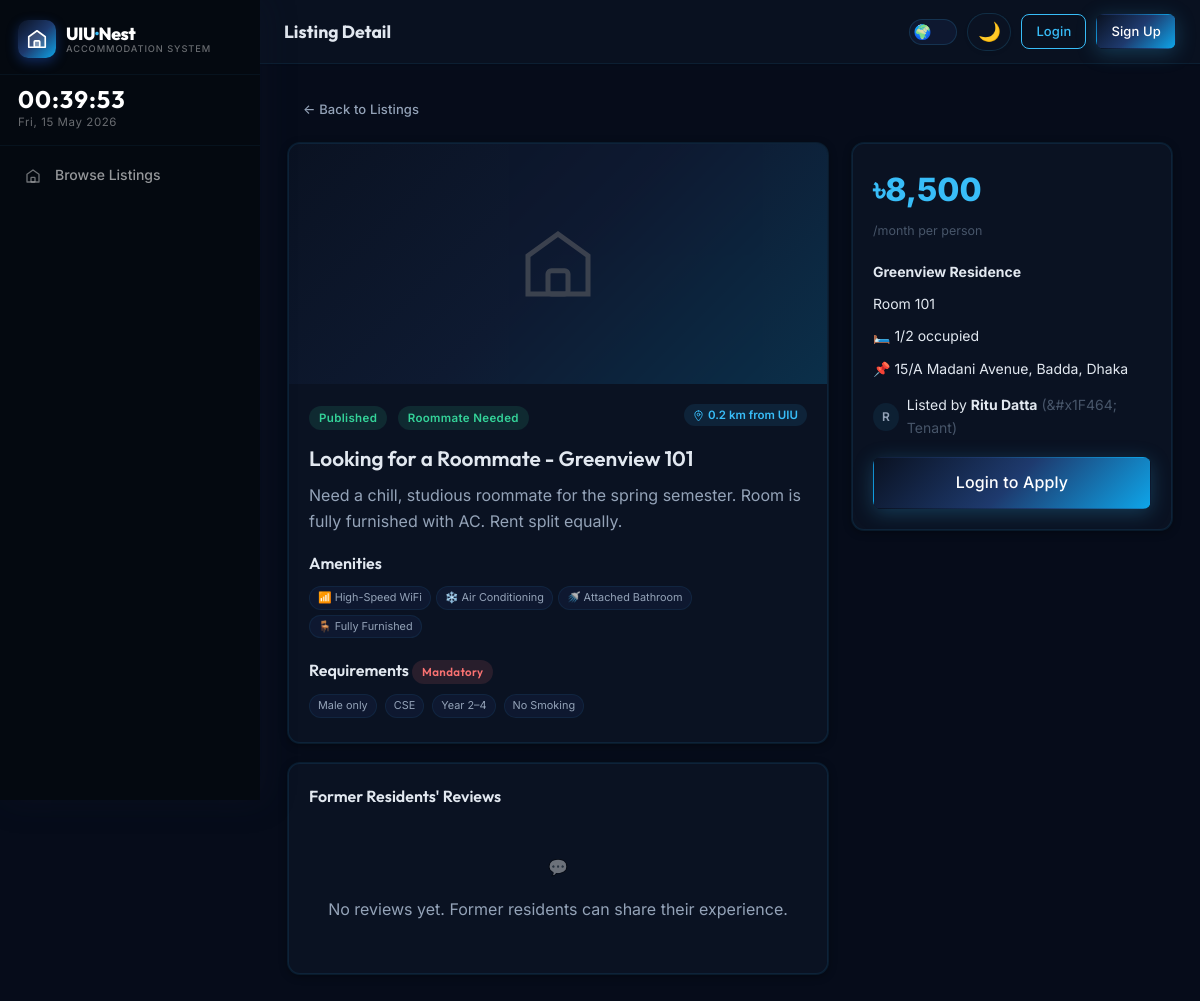
The app's page /pages/listing-detail.php?id=1, older data.
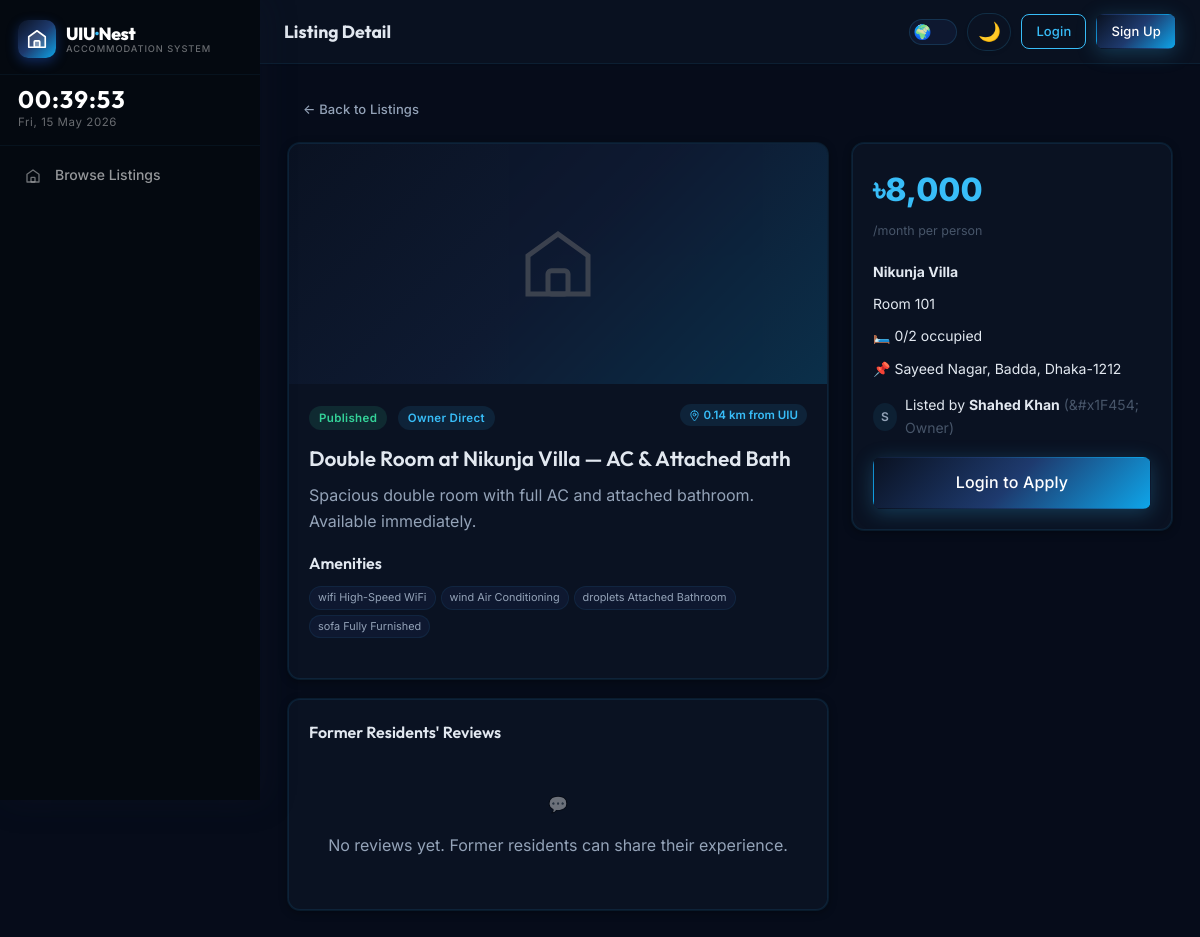
The same page, newer data.
### tables this page shows
CREATE TABLE `listings` (
  `id`           INT UNSIGNED NOT NULL AUTO_INCREMENT,
  `room_id`      INT UNSIGNED NOT NULL,
  `created_by`   INT UNSIGNED NOT NULL,
  `listing_type` ENUM('owner_direct','roommate_needed') NOT NULL,
  `title`        VARCHAR(255) NOT NULL,
  `description`  TEXT         DEFAULT NULL,
  `status`       ENUM('draft','pending_owner_approval','published','closed','rejected') NOT NULL DEFAULT 'draft',
  `published_at` DATETIME     DEFAULT NULL,
  `created_at`   DATETIME     NOT NULL DEFAULT CURRENT_TIMESTAMP,
  `updated_at`   DATETIME     NOT NULL DEFAULT CURRENT_TIMESTAMP ON UPDATE CURRENT_TIMESTAMP,
  `deleted_at`   DATETIME     DEFAULT NULL,
  PRIMARY KEY (`id`),
  INDEX `idx_listing_room` (`room_id`),
  INDEX `idx_listing_creator` (`created_by`),
  INDEX `idx_listing_status` (`status`),
  INDEX `idx_listing_deleted` (`deleted_at`),
  CONSTRAINT `fk_listing_room` FOREIGN KEY (`room_id`) REFERENCES `rooms` (`id`) ON DELETE CASCADE,
  CONSTRAINT `fk_listing_creator` FOREIGN KEY (`created_by`) REFERENCES `users` (`id`) ON DELETE CASCADE
);

CREATE TABLE `properties` (
  `id`              INT UNSIGNED  NOT NULL AUTO_INCREMENT,
  `owner_id`        INT UNSIGNED  NOT NULL,
  `house_manager_id` INT UNSIGNED DEFAULT NULL,
  `name`            VARCHAR(200)  NOT NULL,
  `address`         TEXT          NOT NULL,
  `location_lat`    DECIMAL(10,7) NOT NULL DEFAULT 23.7990,
  `location_lng`    DECIMAL(10,7) NOT NULL DEFAULT 90.4510,
  `description`     TEXT          DEFAULT NULL,
  `image_path`      VARCHAR(500)  DEFAULT NULL,
  `is_active`       TINYINT(1)    NOT NULL DEFAULT 1,
  `created_at`      DATETIME      NOT NULL DEFAULT CURRENT_TIMESTAMP,
  `updated_at`      DATETIME      NOT NULL DEFAULT CURRENT_TIMESTAMP ON UPDATE CURRENT_TIMESTAMP,
  PRIMARY KEY (`id`),
  INDEX `idx_prop_owner` (`owner_id`),
  INDEX `idx_prop_location` (`location_lat`, `location_lng`),
  CONSTRAINT `fk_prop_owner` FOREIGN KEY (`owner_id`) REFERENCES `users` (`id`) ON DELETE CASCADE
);

CREATE TABLE `rooms` (
  `id`                INT UNSIGNED     NOT NULL AUTO_INCREMENT,
  `property_id`       INT UNSIGNED     NOT NULL,
  `room_number`       VARCHAR(20)      NOT NULL,
  `capacity`          TINYINT UNSIGNED NOT NULL DEFAULT 1,
  `current_occupancy` TINYINT UNSIGNED NOT NULL DEFAULT 0,
  `rent_amount`       DECIMAL(10,2)    NOT NULL,
  `amenities_json`    JSON             DEFAULT NULL,
  `description`       TEXT             DEFAULT NULL,
  `image_path`        VARCHAR(500)     DEFAULT NULL,
  `is_active`         TINYINT(1)       NOT NULL DEFAULT 1,
  `created_at`        DATETIME         NOT NULL DEFAULT CURRENT_TIMESTAMP,
  `updated_at`        DATETIME         NOT NULL DEFAULT CURRENT_TIMESTAMP ON UPDATE CURRENT_TIMESTAMP,
  PRIMARY KEY (`id`),
  INDEX `idx_room_property` (`property_id`),
  INDEX `idx_room_rent` (`rent_amount`),
  CONSTRAINT `fk_room_property` FOREIGN KEY (`property_id`) REFERENCES `properties` (`id`) ON DELETE CASCADE
);

CREATE TABLE `listing_requirements` (
  `id`               INT UNSIGNED     NOT NULL AUTO_INCREMENT,
  `listing_id`       INT UNSIGNED     NOT NULL,
  `preferred_gender` ENUM('male','female','any') DEFAULT 'any',
  `preferred_dept`   VARCHAR(100)     DEFAULT NULL,
  `min_year`         TINYINT UNSIGNED DEFAULT NULL,
  `max_year`         TINYINT UNSIGNED DEFAULT NULL,
  `smoking_allowed`  TINYINT(1)       DEFAULT 1,
  `pets_allowed`     TINYINT(1)       DEFAULT 1,
  `is_mandatory`     TINYINT(1)       NOT NULL DEFAULT 0,
  `custom_json`      JSON             DEFAULT NULL,
  PRIMARY KEY (`id`),
  UNIQUE KEY `uk_req_listing` (`listing_id`),
  CONSTRAINT `fk_req_listing` FOREIGN KEY (`listing_id`) REFERENCES `listings` (`id`) ON DELETE CASCADE
);

CREATE TABLE `users` (
  `id`                INT UNSIGNED    NOT NULL AUTO_INCREMENT,
  `full_name`         VARCHAR(120)    NOT NULL,
  `email`             VARCHAR(255)    NOT NULL,
  `password_hash`     VARCHAR(255)    NOT NULL,
  `phone`             VARCHAR(20)     DEFAULT NULL,
  `role`              ENUM('guest','student','tenant','owner','admin') NOT NULL DEFAULT 'student',
  `email_verified_at` DATETIME        DEFAULT NULL,
  `avatar_path`       VARCHAR(500)    DEFAULT NULL,
  `student_id`        VARCHAR(30)     DEFAULT NULL,
  `department`        VARCHAR(100)    DEFAULT NULL,
  `year_of_study`     TINYINT UNSIGNED DEFAULT NULL,
  `gender`            ENUM('male','female','other') DEFAULT NULL,
  `bio`               TEXT            DEFAULT NULL,
  `is_active`         TINYINT(1)      NOT NULL DEFAULT 1,
  `created_at`        DATETIME        NOT NULL DEFAULT CURRENT_TIMESTAMP,
  `updated_at`        DATETIME        NOT NULL DEFAULT CURRENT_TIMESTAMP ON UPDATE CURRENT_TIMESTAMP,
  PRIMARY KEY (`id`),
  UNIQUE KEY `uk_users_email` (`email`),
  INDEX `idx_users_role` (`role`)
);

### includes/auth.php (called while the page is built, shortened)
<?php
require_once __DIR__ . '/../includes/functions.php';
function isLoggedIn(): bool {
    return isset($_SESSION['user_id']);
}

### pages/listing-detail.php (the view, shortened to what the changed rows need)
<?php
require_once __DIR__ . '/../includes/header.php';
$db        = getDB();
$listingId = (int)($_GET['id'] ?? 0);
$stmt = $db->prepare(
    'SELECT l.*, r.rent_amount, r.capacity, r.current_occupancy, r.amenities_json, r.room_number, r.description AS room_desc,
            p.name AS property_name, p.id AS property_id, p.address, p.location_lat, p.location_lng, p.description AS prop_desc,
            u.full_name AS creator_name, u.role AS creator_role, u.avatar_path AS creator_avatar
     FROM listings l
     JOIN rooms r ON r.id = l.room_id
     JOIN properties p ON p.id = r.property_id
     JOIN users u ON u.id = l.created_by
     WHERE l.id = ?'
);
$stmt->execute([$listingId]);
$listing = $stmt->fetch();
$reqStmt = $db->prepare('SELECT * FROM listing_requirements WHERE listing_id = ?');
$reqStmt->execute([$listingId]);
$req = $reqStmt->fetch();
$alreadyApplied = false; $userApp = null;
$amenities = json_decode($listing['amenities_json'] ?: '[]', true);
$dist      = distanceFromUIU((float)$listing['location_lat'], (float)$listing['location_lng']);
$canApply  = isLoggedIn() && !$alreadyApplied && $listing['status'] === 'published'
             && ($_SESSION['user_id'] ?? 0) != $listing['created_by'];
?>
<div class="detail-grid">
    <div>
        <div class="card" style="overflow:hidden;margin-bottom:20px;">
            <div class="card-body">
                <div style="display:flex;justify-content:space-between;align-items:start;flex-wrap:wrap;gap:8px;margin-bottom:12px;">
                    <div>
                        <?= getListingStatusBadge($listing['status']) ?>
                        <span class="badge <?= $listing['listing_type'] === 'roommate_needed' ? 'badge-enrolled' : 'badge-draft' ?>" style="margin-left:6px;">
                            <?= $listing['listing_type'] === 'roommate_needed' ? 'Roommate Needed' : 'Owner Direct' ?>
                        </span>
                    </div>
                    <span class="distance-pill"><svg viewBox="0 0 24 24" fill="none" stroke="currentColor" stroke-width="2" stroke-linecap="round" stroke-linejoin="round" style="width:11px;height:11px;display:inline;vertical-align:middle;"><circle cx="12" cy="10" r="3"/><path d="M12 2a8 8 0 00-8 8c0 5.25 8 14 8 14s8-8.75 8-14a8 8 0 00-8-8z"/></svg> <?= $dist ?> km from UIU</span>
                </div>
                <h2 style="margin-bottom:8px;"><?= sanitizeInput($listing['title']) ?></h2>
                <p style="margin-bottom:16px;"><?= nl2br(sanitizeInput($listing['description'] ?? '')) ?></p>
                <h3 style="margin-bottom:10px;">Amenities</h3>
                <div class="listing-card-amenities" style="margin-bottom:20px;">
                    <?php foreach ($amenities as $a): ?>
                        <span class="amenity-tag"><?= getAmenityLabel($a) ?></span>
                    <?php endforeach; ?>
                </div>
                <?php if ($req): ?>
                <h3 style="margin-bottom:10px;">Requirements
                    <?= $req['is_mandatory'] ? '<span class="badge badge-rejected">Mandatory</span>' : '<span class="badge badge-default">Preferred</span>' ?>
                </h3>
                <div style="display:flex;gap:8px;flex-wrap:wrap;font-size:0.875rem;margin-bottom:4px;">
                    <?php if ($req['preferred_gender'] !== 'any'): ?><span class="amenity-tag"><?= ucfirst($req['preferred_gender']) ?> only</span><?php endif; ?>
                    <?php if ($req['preferred_dept']): ?><span class="amenity-tag"><?= sanitizeInput($req['preferred_dept']) ?></span><?php endif; ?>
                    <?php if ($req['min_year']): ?><span class="amenity-tag">Year <?= $req['min_year'] ?>–<?= $req['max_year'] ?: '4' ?></span><?php endif; ?>
                    <span class="amenity-tag"><?= $req['smoking_allowed'] ? 'Smoking OK' : 'No Smoking' ?></span>
                </div>
                <?php endif; ?>
            </div>
        </div>
    </div>
    <div class="detail-aside">
        <div class="card card-glass">
            <div class="card-body">
                <div style="font-size:2rem;font-weight:800;color:var(--accent);margin-bottom:2px;"><?= formatRent($listing['rent_amount']) ?></div>
                <small>/month per person</small>
                <div style="margin:18px 0;display:flex;flex-direction:column;gap:10px;font-size:0.875rem;">
                    <div> <strong><?= sanitizeInput($listing['property_name']) ?></strong></div>
                    <div>Room <?= sanitizeInput($listing['room_number']) ?></div>
                    <div>🛏️ <?= $listing['current_occupancy'] ?>/<?= $listing['capacity'] ?> occupied</div>
                    <div>📌 <?= sanitizeInput($listing['address']) ?></div>
                    <div style="display:flex;align-items:center;gap:8px;margin-top:4px;">
                        <?php if (!empty($listing['creator_avatar']) && file_exists(APP_ROOT . '/' . $listing['creator_avatar'])): ?>
                            <img src="<?= APP_URL . '/' . htmlspecialchars($listing['creator_avatar']) ?>" style="width:28px;height:28px;border-radius:50%;object-fit:cover;">
                        <?php else: ?>
                            <div style="width:28px;height:28px;border-radius:50%;background:var(--border);color:var(--text-secondary);display:inline-flex;align-items:center;justify-content:center;font-size:12px;font-weight:600;">
                                <?= strtoupper(substr($listing['creator_name'] ?? 'U', 0, 1)) ?>
                            </div>
                        <?php endif; ?>
                        <div>Listed by <strong><?= sanitizeInput($listing['creator_name']) ?></strong> <span style="color:var(--text-tertiary);">(&#x<?= $listing['creator_role'] === 'owner' ? '1F454' : '1F464' ?>; <?= ucfirst($listing['creator_role']) ?>)</span></div>
                    </div>
                </div>
                <?php if ($canApply): ?>
                    <button class="btn btn-primary btn-lg" style="width:100%;" onclick="Modal.open('applyModal')">Apply Now</button>
                <?php elseif (!isLoggedIn()): ?>
                    <a href="<?= APP_URL ?>/pages/login.php" class="btn btn-primary btn-lg" style="width:100%;">Login to Apply</a>
                <?php endif; ?>
            </div>
        </div>
    </div>
</div>
<?php require_once __DIR__ . '/../includes/footer.php'; ?>

### includes/functions.php (shortened to what the changed rows need)
<?php
function calculateDistance(float $lat1, float $lng1, float $lat2, float $lng2): float {
    $R = 6371;
    $dLat = deg2rad($lat2 - $lat1);
    $dLng = deg2rad($lng2 - $lng1);
    $a = sin($dLat/2)**2 + cos(deg2rad($lat1)) * cos(deg2rad($lat2)) * sin($dLng/2)**2;
    return round($R * 2 * atan2(sqrt($a), sqrt(1 - $a)), 2);
}
function distanceFromUIU(float $lat, float $lng): float {
    return calculateDistance(UIU_LAT, UIU_LNG, $lat, $lng);
}
function sanitizeInput(string $input): string {
    return htmlspecialchars(trim($input), ENT_QUOTES, 'UTF-8');
}
function formatRent(float $amount): string {
    return '৳' . number_format($amount, 0);
}
function getListingStatusBadge(string $status): string {
    $map = [
        'draft'                  => ['Draft', 'badge-draft'],
        'pending_owner_approval' => ['Pending Approval', 'badge-pending'],
        'published'              => ['Published', 'badge-published'],
        'closed'                 => ['Closed', 'badge-closed'],
        'rejected'               => ['Rejected', 'badge-rejected'],
    ];
    $info = $map[$status] ?? [$status, 'badge-default'];
    return '<span class="badge ' . $info[1] . '">' . $info[0] . '</span>';
}
function getAmenityLabel(string $slug): string {
    static $cache = null;
    if ($cache === null) {
        $db = getDB();
        $stmt = $db->query('SELECT slug, icon, label FROM amenities WHERE is_active = 1 ORDER BY sort_order');
        $cache = [];
        foreach ($stmt as $row) {
            $cache[$row['slug']] = $row['icon'] . ' ' . $row['label'];
        }
    }
    return $cache[$slug] ?? ucfirst(str_replace('_', ' ', $slug));
}

Row changes from the older to the newer data that the page shows:
removed listing_requirements: preferred_gender "Male", preferred_dept "CSE", min_year "2", max_year "4"
changed listings "Published": listing_type "roommate_needed" → "owner_direct" (drawn); properties.location_lat+location_lng "0.2" → "0.14"; title "Looking for a Roommate - Greenview 101" → "Double Room at Nikunja Villa — AC & Attached Bath"; description "Need a chill, studious roommate for the spring semester. Room is fully furnished with AC. Rent split equally." → "Spacious double room with full AC and attached bathroom. Available immediately."; room.rent_amount "৳8,500" → "৳8,000"; properties.name "Greenview Residence" → "Nikunja Villa"; room.current_occupancy "1" → "0"; properties.address "15/A Madani Avenue, Badda, Dhaka" → "Sayeed Nagar, Badda, Dhaka-1212"; created_by.full_name "R" → "S"; created_by.full_name "Ritu Datta" → "Shahed Khan"; created_by.role "Tenant" → "Owner"
Text that changed along with them:
text no longer shown: "Roommate Needed Requirements Mandatory only Year – No Smoking 1F464"
text now shown: "Owner Direct 1F454"
new list line: "wifi High-Speed WiFi"
new list line: "wind Air Conditioning"
new list line: "droplets Attached Bathroom"
new list line: "sofa Fully Furnished"
list line gone: "📶 High-Speed WiFi"
list line gone: "❄️ Air Conditioning"
list line gone: "🚿 Attached Bathroom"
list line gone: "🪑 Fully Furnished"
